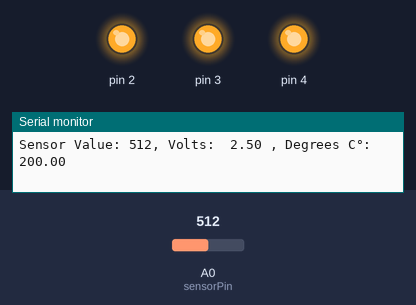
Bench run of a sketch on a simulated Arduino Uno, built with avr-gcc and run on an emulated ATmega328P. Shown: output pins drawn as LEDs (lit = HIGH), the last lines printed to the serial monitor. The test bench sets the inputs (shaded band); at power-on: A0 (sensorPin) = 512.

Above: at 1.2 s.
1.3 s: A0 (sensorPin) set to 182
4.3 s: A0 (sensorPin) set to 167
At 4.8 s:
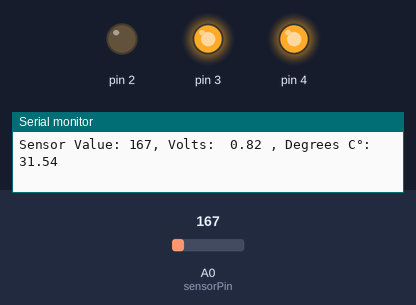
5.8 s: A0 (sensorPin) set to 122
At 6.4 s:
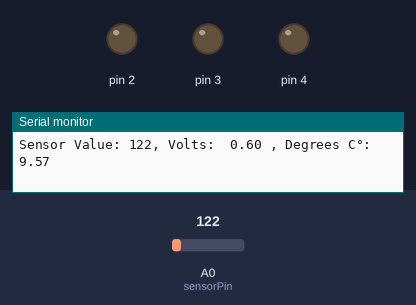
Timing chart, 0 to 8.8 s (numbered marks = the images above; inputs shaded):
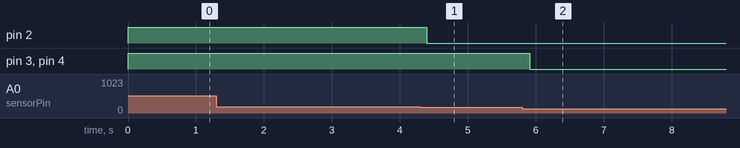

The sketch:

love_o_mat.ino
```cpp
const int sensorPin = A0;
const float baselineTemp = 26.0; // Reference temperature

void setup() {
  Serial.begin(9600); //open a serial port

  // Declare pins 2-4 as OUTPUT pins and initialize them as LOW
  for(int pinNumber = 2; pinNumber < 5; pinNumber++){
    pinMode(pinNumber, OUTPUT);
    digitalWrite(pinNumber, LOW);
  }
}

void loop() {
  // Read the values from the sensor at pin A0
  int sensorVal = analogRead(sensorPin);

  // Output sensor values to Serial Monitor
  Serial.print("Sensor Value: ");
  Serial.print(sensorVal);

  // Convert measured sensor value to voltage and
  // output the value on the Serial Monitor
  float voltage = (sensorVal / 1024.0) * 5.0;

  Serial.print(", Volts:  ");
  Serial.print(voltage);

  // Convert the voltage to temperature and
  // output the value on the Serial MOnitor
  Serial.print(" , Degrees C°: ");
  float temperature = (voltage - .5) * 100;
  Serial.println(temperature);

  if(
      temperature < baselineTemp + 2
    ){
    digitalWrite(2, LOW);
    digitalWrite(3, LOW);
    digitalWrite(4, LOW);
  } else if(
      temperature >= baselineTemp + 2 &&
      temperature < baselineTemp + 4
    ){
    digitalWrite(2, LOW);
    digitalWrite(3, LOW);
    digitalWrite(4, HIGH);
  } else if(
      temperature >= baselineTemp + 4 &&
      temperature < baselineTemp + 6
    ){
    digitalWrite(2, LOW);
    digitalWrite(3, HIGH);
    digitalWrite(4, HIGH);
  } else if(
      temperature >= baselineTemp + 6
    ){
    digitalWrite(2, HIGH);
    digitalWrite(3, HIGH);
    digitalWrite(4, HIGH);
  }
  delay(1);
}
```

Measured:
- the behaviour switches between 168 and 167 on A0 (sensorPin) (found by bisection; images 0 and 1)
- after the input at 4.3 s, pin 2: HIGH → LOW after 0.09 s
- after the input at 5.8 s, pin 3, pin 4: HIGH → LOW after 0.11 s
